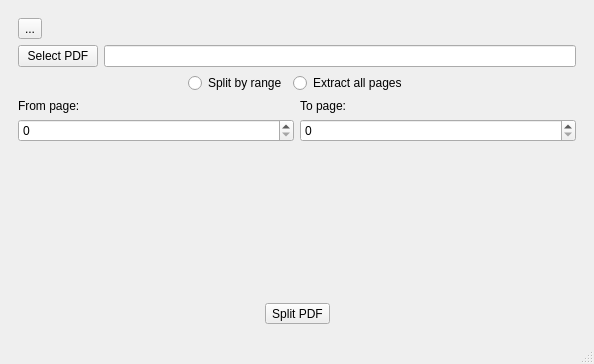
<?xml version="1.0" encoding="UTF-8"?>
<ui version="4.0">
 <class>MainWindow</class>
 <widget class="QMainWindow" name="MainWindow">
  <property name="geometry">
   <rect>
    <x>0</x>
    <y>0</y>
    <width>594</width>
    <height>364</height>
   </rect>
  </property>
  <property name="windowTitle">
   <string>MainWindow</string>
  </property>
  <widget class="QWidget" name="centralwidget">
   <layout class="QVBoxLayout" name="verticalLayout_4">
    <item>
     <widget class="QStackedWidget" name="stackedWidget">
      <property name="currentIndex">
       <number>0</number>
      </property>
      <widget class="QWidget" name="page_split">
       <layout class="QVBoxLayout" name="verticalLayout_9">
        <item>
         <layout class="QHBoxLayout" name="horizontalLayout_6">
          <item>
           <widget class="QToolButton" name="tbtn_return2">
            <property name="text">
             <string>...</string>
            </property>
            <property name="shortcut">
             <string>Esc</string>
            </property>
           </widget>
          </item>
          <item>
           <spacer name="horizontalSpacer_4">
            <property name="orientation">
             <enum>Qt::Horizontal</enum>
            </property>
            <property name="sizeHint" stdset="0">
             <size>
              <width>40</width>
              <height>20</height>
             </size>
            </property>
           </spacer>
          </item>
         </layout>
        </item>
        <item>
         <layout class="QHBoxLayout" name="horizontalLayout_5">
          <item>
           <widget class="QPushButton" name="btn_selectFile2">
            <property name="text">
             <string>Select PDF</string>
            </property>
           </widget>
          </item>
          <item>
           <widget class="QLineEdit" name="ln_file2"/>
          </item>
         </layout>
        </item>
        <item>
         <layout class="QHBoxLayout" name="horizontalLayout_2">
          <item>
           <spacer name="horizontalSpacer_7">
            <property name="orientation">
             <enum>Qt::Horizontal</enum>
            </property>
            <property name="sizeHint" stdset="0">
             <size>
              <width>40</width>
              <height>20</height>
             </size>
            </property>
           </spacer>
          </item>
          <item>
           <widget class="QRadioButton" name="rbtn_splitRange">
            <property name="layoutDirection">
             <enum>Qt::LeftToRight</enum>
            </property>
            <property name="autoFillBackground">
             <bool>false</bool>
            </property>
            <property name="text">
             <string>Split by range</string>
            </property>
           </widget>
          </item>
          <item>
           <widget class="QRadioButton" name="rbtn_extractAll">
            <property name="layoutDirection">
             <enum>Qt::LeftToRight</enum>
            </property>
            <property name="autoFillBackground">
             <bool>false</bool>
            </property>
            <property name="text">
             <string>Extract all pages</string>
            </property>
           </widget>
          </item>
          <item>
           <spacer name="horizontalSpacer_8">
            <property name="orientation">
             <enum>Qt::Horizontal</enum>
            </property>
            <property name="sizeHint" stdset="0">
             <size>
              <width>40</width>
              <height>20</height>
             </size>
            </property>
           </spacer>
          </item>
         </layout>
        </item>
        <item>
         <layout class="QHBoxLayout" name="horizontalLayout_8">
          <item>
           <layout class="QVBoxLayout" name="verticalLayout_7">
            <item>
             <widget class="QLabel" name="label">
              <property name="text">
               <string>From page:</string>
              </property>
             </widget>
            </item>
            <item>
             <widget class="QSpinBox" name="spinBox_fistPage">
              <property name="maximum">
               <number>999999999</number>
              </property>
             </widget>
            </item>
           </layout>
          </item>
          <item>
           <layout class="QVBoxLayout" name="verticalLayout_8">
            <item>
             <widget class="QLabel" name="label_2">
              <property name="text">
               <string>To page:</string>
              </property>
             </widget>
            </item>
            <item>
             <widget class="QSpinBox" name="spinBox_lastPage">
              <property name="maximum">
               <number>999999999</number>
              </property>
             </widget>
            </item>
           </layout>
          </item>
         </layout>
        </item>
        <item>
         <spacer name="verticalSpacer">
          <property name="orientation">
           <enum>Qt::Vertical</enum>
          </property>
          <property name="sizeType">
           <enum>QSizePolicy::Expanding</enum>
          </property>
          <property name="sizeHint" stdset="0">
           <size>
            <width>1</width>
            <height>1</height>
           </size>
          </property>
         </spacer>
        </item>
        <item>
         <layout class="QHBoxLayout" name="horizontalLayout_7">
          <item>
           <spacer name="horizontalSpacer_5">
            <property name="orientation">
             <enum>Qt::Horizontal</enum>
            </property>
            <property name="sizeHint" stdset="0">
             <size>
              <width>40</width>
              <height>20</height>
             </size>
            </property>
           </spacer>
          </item>
          <item>
           <widget class="QToolButton" name="tbtn_pdfSplit">
            <property name="text">
             <string>Split PDF</string>
            </property>
           </widget>
          </item>
          <item>
           <spacer name="horizontalSpacer_6">
            <property name="orientation">
             <enum>Qt::Horizontal</enum>
            </property>
            <property name="sizeHint" stdset="0">
             <size>
              <width>40</width>
              <height>20</height>
             </size>
            </property>
           </spacer>
          </item>
         </layout>
        </item>
       </layout>
      </widget>
      <widget class="QWidget" name="page_merge">
       <layout class="QVBoxLayout" name="verticalLayout_10">
        <item>
         <layout class="QHBoxLayout" name="horizontalLayout_10">
          <item>
           <widget class="QToolButton" name="tbtn_return3">
            <property name="text">
             <string>...</string>
            </property>
            <property name="shortcut">
             <string>Esc</string>
            </property>
           </widget>
          </item>
          <item>
           <spacer name="horizontalSpacer_10">
            <property name="orientation">
             <enum>Qt::Horizontal</enum>
            </property>
            <property name="sizeHint" stdset="0">
             <size>
              <width>40</width>
              <height>20</height>
             </size>
            </property>
           </spacer>
          </item>
         </layout>
        </item>
        <item>
         <widget class="QListWidget" name="list_toMerge"/>
        </item>
        <item>
         <layout class="QHBoxLayout" name="horizontalLayout_11">
          <item>
           <widget class="QPushButton" name="btn_Madd">
            <property name="text">
             <string extracomment="Add"/>
            </property>
           </widget>
          </item>
          <item>
           <widget class="QPushButton" name="btn_Mrm">
            <property name="text">
             <string/>
            </property>
           </widget>
          </item>
          <item>
           <spacer name="horizontalSpacer_11">
            <property name="orientation">
             <enum>Qt::Horizontal</enum>
            </property>
            <property name="sizeHint" stdset="0">
             <size>
              <width>40</width>
              <height>20</height>
             </size>
            </property>
           </spacer>
          </item>
          <item>
           <widget class="QPushButton" name="btn_Mup">
            <property name="text">
             <string/>
            </property>
           </widget>
          </item>
          <item>
           <widget class="QPushButton" name="btn_Mdown">
            <property name="text">
             <string/>
            </property>
           </widget>
          </item>
         </layout>
        </item>
        <item>
         <layout class="QHBoxLayout" name="horizontalLayout_12">
          <item>
           <spacer name="horizontalSpacer_12">
            <property name="orientation">
             <enum>Qt::Horizontal</enum>
            </property>
            <property name="sizeHint" stdset="0">
             <size>
              <width>40</width>
              <height>20</height>
             </size>
            </property>
           </spacer>
          </item>
          <item>
           <widget class="QToolButton" name="tbtn_pdfMerge">
            <property name="text">
             <string>Merge PDFs</string>
            </property>
           </widget>
          </item>
          <item>
           <spacer name="horizontalSpacer_13">
            <property name="orientation">
             <enum>Qt::Horizontal</enum>
            </property>
            <property name="sizeHint" stdset="0">
             <size>
              <width>40</width>
              <height>20</height>
             </size>
            </property>
           </spacer>
          </item>
         </layout>
        </item>
       </layout>
      </widget>
      <widget class="QWidget" name="page_rotate">
       <layout class="QVBoxLayout" name="verticalLayout_12">
        <item>
         <layout class="QHBoxLayout" name="horizontalLayout_13">
          <item>
           <widget class="QToolButton" name="tbtn_return4">
            <property name="text">
             <string>...</string>
            </property>
            <property name="shortcut">
             <string>Esc</string>
            </property>
           </widget>
          </item>
          <item>
           <spacer name="horizontalSpacer_14">
            <property name="orientation">
             <enum>Qt::Horizontal</enum>
            </property>
            <property name="sizeHint" stdset="0">
             <size>
              <width>40</width>
              <height>20</height>
             </size>
            </property>
           </spacer>
          </item>
         </layout>
        </item>
        <item>
         <layout class="QHBoxLayout" name="horizontalLayout_16">
          <item>
           <widget class="QPushButton" name="btn_selectFile4">
            <property name="text">
             <string>Select PDF</string>
            </property>
           </widget>
          </item>
          <item>
           <widget class="QLineEdit" name="ln_file4"/>
          </item>
         </layout>
        </item>
        <item>
         <layout class="QHBoxLayout" name="horizontalLayout_15">
          <item>
           <spacer name="horizontalSpacer_9">
            <property name="orientation">
             <enum>Qt::Horizontal</enum>
            </property>
            <property name="sizeHint" stdset="0">
             <size>
              <width>40</width>
              <height>20</height>
             </size>
            </property>
           </spacer>
          </item>
          <item>
           <layout class="QVBoxLayout" name="verticalLayout_11">
            <item>
             <layout class="QHBoxLayout" name="horizontalLayout_17">
              <item>
               <spacer name="horizontalSpacer_19">
                <property name="orientation">
                 <enum>Qt::Horizontal</enum>
                </property>
                <property name="sizeHint" stdset="0">
                 <size>
                  <width>40</width>
                  <height>20</height>
                 </size>
                </property>
               </spacer>
              </item>
              <item>
               <widget class="QLabel" name="label_pdfCover">
                <property name="sizePolicy">
                 <sizepolicy hsizetype="Fixed" vsizetype="Fixed">
                  <horstretch>0</horstretch>
                  <verstretch>0</verstretch>
                 </sizepolicy>
                </property>
                <property name="frameShape">
                 <enum>QFrame::WinPanel</enum>
                </property>
                <property name="frameShadow">
                 <enum>QFrame::Plain</enum>
                </property>
                <property name="text">
                 <string/>
                </property>
                <property name="alignment">
                 <set>Qt::AlignCenter</set>
                </property>
               </widget>
              </item>
              <item>
               <spacer name="horizontalSpacer_20">
                <property name="orientation">
                 <enum>Qt::Horizontal</enum>
                </property>
                <property name="sizeHint" stdset="0">
                 <size>
                  <width>40</width>
                  <height>20</height>
                 </size>
                </property>
               </spacer>
              </item>
             </layout>
            </item>
            <item>
             <layout class="QHBoxLayout" name="horizontalLayout_9">
              <item>
               <widget class="QPushButton" name="btn_left">
                <property name="text">
                 <string>Left</string>
                </property>
               </widget>
              </item>
              <item>
               <spacer name="horizontalSpacer_18">
                <property name="orientation">
                 <enum>Qt::Horizontal</enum>
                </property>
                <property name="sizeHint" stdset="0">
                 <size>
                  <width>40</width>
                  <height>20</height>
                 </size>
                </property>
               </spacer>
              </item>
              <item>
               <widget class="QPushButton" name="btn_right">
                <property name="text">
                 <string>Right</string>
                </property>
               </widget>
              </item>
             </layout>
            </item>
           </layout>
          </item>
          <item>
           <spacer name="horizontalSpacer_17">
            <property name="orientation">
             <enum>Qt::Horizontal</enum>
            </property>
            <property name="sizeHint" stdset="0">
             <size>
              <width>40</width>
              <height>20</height>
             </size>
            </property>
           </spacer>
          </item>
         </layout>
        </item>
        <item>
         <spacer name="verticalSpacer_2">
          <property name="orientation">
           <enum>Qt::Vertical</enum>
          </property>
          <property name="sizeHint" stdset="0">
           <size>
            <width>20</width>
            <height>40</height>
           </size>
          </property>
         </spacer>
        </item>
        <item>
         <layout class="QHBoxLayout" name="horizontalLayout_14">
          <item>
           <spacer name="horizontalSpacer_15">
            <property name="orientation">
             <enum>Qt::Horizontal</enum>
            </property>
            <property name="sizeHint" stdset="0">
             <size>
              <width>40</width>
              <height>20</height>
             </size>
            </property>
           </spacer>
          </item>
          <item>
           <widget class="QToolButton" name="tbtn_pdfRotate">
            <property name="text">
             <string>Rotate PDF</string>
            </property>
           </widget>
          </item>
          <item>
           <spacer name="horizontalSpacer_16">
            <property name="orientation">
             <enum>Qt::Horizontal</enum>
            </property>
            <property name="sizeHint" stdset="0">
             <size>
              <width>40</width>
              <height>20</height>
             </size>
            </property>
           </spacer>
          </item>
         </layout>
        </item>
       </layout>
      </widget>
     </widget>
    </item>
   </layout>
  </widget>
  <widget class="QStatusBar" name="statusBar"/>
 </widget>
 <resources/>
 <connections/>
</ui>
